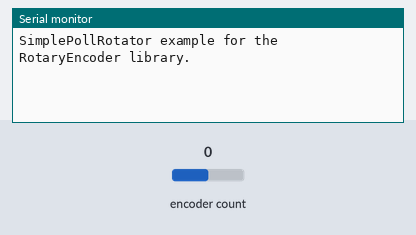
The sketch below on a simulated Arduino Uno, built with avr-gcc and run on an emulated ATmega328P. On the bench: the last lines printed to the serial monitor. The test bench sets the inputs (shaded band); at power-on: encoder count 0.

Above: at 1.2 s.
1.3 s: encoder count set to 1
At 2.5 s:
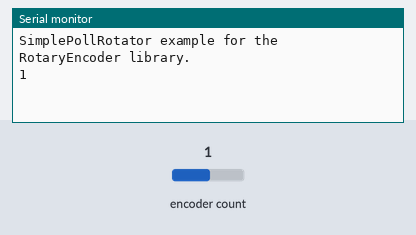
2.8 s: encoder count set to 2
At 3.8 s:
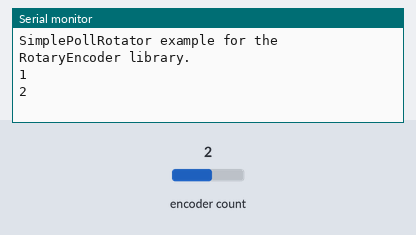

Measured:
- after the input at 1.3 s, the serial monitor: prints a new line at once (image 1)
- after the input at 2.8 s, the serial monitor: prints a new line at once (image 2)

The sketch:

SimplePollRotator.ino
```cpp
#include <RotaryEncoder.h>

// Setup a RoraryEncoder for pins A2 and A3:
RotaryEncoder encoder(A2, A3);

void setup()
{
  Serial.begin(57600);
  Serial.println("SimplePollRotator example for the RotaryEncoder library.");
}


// Read the current position of the encoder and print out when changed.
void loop()
{
  static int pos = 0;
  encoder.tick();
  int newPos = encoder.getPosition();
  if (pos != newPos) {
    Serial.print(newPos);
    Serial.println();
    pos = newPos;
  } // if
} // loop ()

// The End
```
